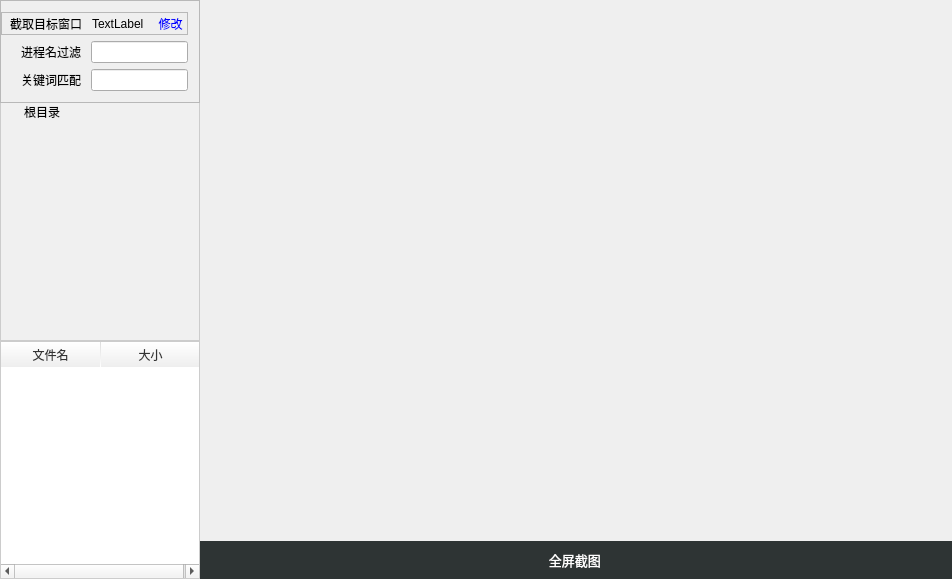
<?xml version="1.0" encoding="UTF-8"?>
<ui version="4.0">
 <class>CaptureDlg</class>
 <widget class="QWidget" name="CaptureDlg">
  <property name="geometry">
   <rect>
    <x>0</x>
    <y>0</y>
    <width>952</width>
    <height>579</height>
   </rect>
  </property>
  <property name="windowTitle">
   <string>CaptureDlg</string>
  </property>
  <layout class="QHBoxLayout" name="horizontalLayout">
   <property name="spacing">
    <number>0</number>
   </property>
   <property name="margin">
    <number>0</number>
   </property>
   <item>
    <widget class="QFrame" name="frame_63">
     <property name="maximumSize">
      <size>
       <width>200</width>
       <height>16777215</height>
      </size>
     </property>
     <layout class="QVBoxLayout" name="verticalLayout_2">
      <property name="spacing">
       <number>0</number>
      </property>
      <property name="margin">
       <number>0</number>
      </property>
      <item>
       <widget class="QFrame" name="frame_setting">
        <property name="sizePolicy">
         <sizepolicy hsizetype="Preferred" vsizetype="Maximum">
          <horstretch>0</horstretch>
          <verstretch>0</verstretch>
         </sizepolicy>
        </property>
        <property name="minimumSize">
         <size>
          <width>0</width>
          <height>40</height>
         </size>
        </property>
        <property name="maximumSize">
         <size>
          <width>200</width>
          <height>16777215</height>
         </size>
        </property>
        <property name="styleSheet">
         <string notr="true">QFrame
{
	font-family:&quot;Microsoft Yahei&quot;;
}

QFrame#frame
{
	background-color:white;
	border:0px solid #cccccc;
	border-right-width:1px;
}</string>
        </property>
        <property name="frameShape">
         <enum>QFrame::StyledPanel</enum>
        </property>
        <property name="frameShadow">
         <enum>QFrame::Raised</enum>
        </property>
        <layout class="QVBoxLayout" name="verticalLayout">
         <property name="leftMargin">
          <number>0</number>
         </property>
         <item>
          <widget class="QFrame" name="frame_2">
           <property name="frameShape">
            <enum>QFrame::StyledPanel</enum>
           </property>
           <property name="frameShadow">
            <enum>QFrame::Raised</enum>
           </property>
           <layout class="QHBoxLayout" name="horizontalLayout_4">
            <property name="spacing">
             <number>0</number>
            </property>
            <property name="margin">
             <number>0</number>
            </property>
            <item>
             <widget class="QLabel" name="label_3">
              <property name="minimumSize">
               <size>
                <width>80</width>
                <height>0</height>
               </size>
              </property>
              <property name="maximumSize">
               <size>
                <width>80</width>
                <height>16777215</height>
               </size>
              </property>
              <property name="text">
               <string>截取目标窗口</string>
              </property>
              <property name="alignment">
               <set>Qt::AlignRight|Qt::AlignTrailing|Qt::AlignVCenter</set>
              </property>
             </widget>
            </item>
            <item>
             <spacer name="horizontalSpacer_3">
              <property name="orientation">
               <enum>Qt::Horizontal</enum>
              </property>
              <property name="sizeType">
               <enum>QSizePolicy::Fixed</enum>
              </property>
              <property name="sizeHint" stdset="0">
               <size>
                <width>10</width>
                <height>20</height>
               </size>
              </property>
             </spacer>
            </item>
            <item>
             <widget class="QLabel" name="lbCaptureWindow">
              <property name="text">
               <string>TextLabel</string>
              </property>
             </widget>
            </item>
            <item>
             <widget class="QToolButton" name="btnModifyPolicy">
              <property name="styleSheet">
               <string notr="true">QToolButton
{
	border:none;
	font-family:&quot;Microsoft Yahei&quot;;
	color:rgb(0, 0, 255);
	background-color:transparent;
}

QToolButton:hover
{
	background-color:#d5d5d5;
}

QToolButton:pressed
{
	background-color:#bbbbbb;
}

QToolButton:disabled
{
	background-color:transparent;
}</string>
              </property>
              <property name="text">
               <string>修改</string>
              </property>
             </widget>
            </item>
           </layout>
          </widget>
         </item>
         <item>
          <widget class="QFrame" name="frm1">
           <layout class="QHBoxLayout" name="horizontalLayout_3">
            <property name="spacing">
             <number>0</number>
            </property>
            <property name="margin">
             <number>0</number>
            </property>
            <item>
             <widget class="QLabel" name="lbProcess">
              <property name="minimumSize">
               <size>
                <width>80</width>
                <height>0</height>
               </size>
              </property>
              <property name="maximumSize">
               <size>
                <width>80</width>
                <height>16777215</height>
               </size>
              </property>
              <property name="text">
               <string>进程名过滤</string>
              </property>
              <property name="alignment">
               <set>Qt::AlignRight|Qt::AlignTrailing|Qt::AlignVCenter</set>
              </property>
             </widget>
            </item>
            <item>
             <spacer name="horizontalSpacer">
              <property name="orientation">
               <enum>Qt::Horizontal</enum>
              </property>
              <property name="sizeType">
               <enum>QSizePolicy::Fixed</enum>
              </property>
              <property name="sizeHint" stdset="0">
               <size>
                <width>10</width>
                <height>20</height>
               </size>
              </property>
             </spacer>
            </item>
            <item>
             <widget class="QLineEdit" name="edtProcList">
              <property name="readOnly">
               <bool>true</bool>
              </property>
             </widget>
            </item>
           </layout>
          </widget>
         </item>
         <item>
          <widget class="QFrame" name="frm2">
           <layout class="QHBoxLayout" name="horizontalLayout_2">
            <property name="spacing">
             <number>0</number>
            </property>
            <property name="margin">
             <number>0</number>
            </property>
            <item>
             <widget class="QLabel" name="lbKeyword">
              <property name="minimumSize">
               <size>
                <width>80</width>
                <height>0</height>
               </size>
              </property>
              <property name="maximumSize">
               <size>
                <width>80</width>
                <height>16777215</height>
               </size>
              </property>
              <property name="text">
               <string>关键词匹配</string>
              </property>
              <property name="alignment">
               <set>Qt::AlignRight|Qt::AlignTrailing|Qt::AlignVCenter</set>
              </property>
             </widget>
            </item>
            <item>
             <spacer name="horizontalSpacer_2">
              <property name="orientation">
               <enum>Qt::Horizontal</enum>
              </property>
              <property name="sizeType">
               <enum>QSizePolicy::Fixed</enum>
              </property>
              <property name="sizeHint" stdset="0">
               <size>
                <width>10</width>
                <height>20</height>
               </size>
              </property>
             </spacer>
            </item>
            <item>
             <widget class="QLineEdit" name="edtKeyWord">
              <property name="readOnly">
               <bool>true</bool>
              </property>
             </widget>
            </item>
           </layout>
          </widget>
         </item>
        </layout>
       </widget>
      </item>
      <item>
       <widget class="QTreeWidget" name="trScreenshot">
        <property name="minimumSize">
         <size>
          <width>200</width>
          <height>0</height>
         </size>
        </property>
        <property name="maximumSize">
         <size>
          <width>200</width>
          <height>16777215</height>
         </size>
        </property>
        <property name="styleSheet">
         <string notr="true"> QWidget
 {
	border:0px solid #cccccc;
	border-right-width:1px;
	border-bottom-width:1px;
	border-left-width:1px;
	background-color:rgb(240,240,240);
 }</string>
        </property>
        <property name="frameShape">
         <enum>QFrame::NoFrame</enum>
        </property>
        <property name="alternatingRowColors">
         <bool>true</bool>
        </property>
        <property name="iconSize">
         <size>
          <width>24</width>
          <height>24</height>
         </size>
        </property>
        <property name="indentation">
         <number>20</number>
        </property>
        <property name="rootIsDecorated">
         <bool>true</bool>
        </property>
        <attribute name="headerVisible">
         <bool>false</bool>
        </attribute>
        <column>
         <property name="text">
          <string>1</string>
         </property>
        </column>
        <item>
         <property name="text">
          <string>根目录</string>
         </property>
        </item>
       </widget>
      </item>
      <item>
       <widget class="QTableWidget" name="tbScreenshot">
        <property name="minimumSize">
         <size>
          <width>200</width>
          <height>0</height>
         </size>
        </property>
        <property name="maximumSize">
         <size>
          <width>200</width>
          <height>16777215</height>
         </size>
        </property>
        <property name="styleSheet">
         <string notr="true">
QHeaderView::section {
	background-color:qlineargradient(spread:pad, x1:0, y1:0, x2:0, y2:1, stop:0 #ffffff, stop:1 #eeeeee);
	border:none;
	border-right: 1px solid qlineargradient(spread:pad, x1:0, y1:0, x2:0, y2:1, stop:0 #dddddd, stop:1 #ffffff);
	border-bottom: 0px solid #eeeeee;
	height:25px;
	color:#333333;
	font-family:&quot;微软雅黑&quot;;
	text-align:center left;
 }

QTableWidget QHeaderView::section:hover {
	background-color:qlineargradient(spread:pad, x1:0, y1:0, x2:0, y2:1, stop:0 #ddeeff, stop:1 #eef0ff);
 }

QTableWidget:item
{
	padding-left:10px;
}

QFrame#tbScreenshot{
	border:1px solid #cccccc;
}

 QHeaderView::down-arrow {
     image: none;
 }

 QHeaderView::up-arrow {
     image: none;
 } 
QScrollBar:vertical {
     border: 0px solid grey;
     background: transparent;
     width: 10px;
 }
 QScrollBar::handle:vertical {
     background: #cccccc;;
     min-height: 100px;
 }
 QScrollBar::handle:vertical:hover {
     background: #aaaaaa;
     min-height: 100px;
 }
 QScrollBar::add-line:vertical {
	border:none;
	background:transparent;
 }
 QScrollBar::sub-line:vertical {
	border:none;
	background:transparent;
 }</string>
        </property>
        <property name="editTriggers">
         <set>QAbstractItemView::NoEditTriggers</set>
        </property>
        <property name="selectionMode">
         <enum>QAbstractItemView::SingleSelection</enum>
        </property>
        <property name="selectionBehavior">
         <enum>QAbstractItemView::SelectRows</enum>
        </property>
        <property name="verticalScrollMode">
         <enum>QAbstractItemView::ScrollPerPixel</enum>
        </property>
        <property name="horizontalScrollMode">
         <enum>QAbstractItemView::ScrollPerPixel</enum>
        </property>
        <property name="showGrid">
         <bool>false</bool>
        </property>
        <attribute name="horizontalHeaderHighlightSections">
         <bool>false</bool>
        </attribute>
        <attribute name="horizontalHeaderMinimumSectionSize">
         <number>20</number>
        </attribute>
        <attribute name="horizontalHeaderStretchLastSection">
         <bool>true</bool>
        </attribute>
        <attribute name="verticalHeaderVisible">
         <bool>false</bool>
        </attribute>
        <attribute name="verticalHeaderDefaultSectionSize">
         <number>20</number>
        </attribute>
        <attribute name="verticalHeaderHighlightSections">
         <bool>false</bool>
        </attribute>
        <attribute name="verticalHeaderMinimumSectionSize">
         <number>20</number>
        </attribute>
        <column>
         <property name="text">
          <string>文件名</string>
         </property>
        </column>
        <column>
         <property name="text">
          <string>大小</string>
         </property>
        </column>
       </widget>
      </item>
     </layout>
    </widget>
   </item>
   <item>
    <layout class="QVBoxLayout" name="verticalLayout_147">
     <property name="spacing">
      <number>0</number>
     </property>
     <property name="bottomMargin">
      <number>0</number>
     </property>
     <item>
      <widget class="PicContainer" name="screenView" native="true">
       <property name="sizePolicy">
        <sizepolicy hsizetype="Expanding" vsizetype="Expanding">
         <horstretch>0</horstretch>
         <verstretch>0</verstretch>
        </sizepolicy>
       </property>
      </widget>
     </item>
     <item>
      <widget class="QFrame" name="frame123">
       <property name="styleSheet">
        <string notr="true">QFrame#frame123
{
	background-color:transparent;
}</string>
       </property>
       <layout class="QHBoxLayout" name="horizontalLayout_219">
        <property name="margin">
         <number>0</number>
        </property>
        <item>
         <widget class="QPushButton" name="btnCaptureScreen">
          <property name="sizePolicy">
           <sizepolicy hsizetype="Expanding" vsizetype="Fixed">
            <horstretch>0</horstretch>
            <verstretch>0</verstretch>
           </sizepolicy>
          </property>
          <property name="minimumSize">
           <size>
            <width>101</width>
            <height>38</height>
           </size>
          </property>
          <property name="styleSheet">
           <string notr="true">QPushButton
{
	font-family:&quot;Microsoft Yahei&quot;;
	font-size:13px;
	border:0px solid #aaaaaa;
	color:white;
	padding-left:5px;
	background-color:transparent;
	text-align:center;
	background-color:rgb(46,52,52);
}

QPushButton:hover
{
	background-color:rgb(128,188,255);
}

QPushButton:pressed
{
	background-color:rgb(128,188,255);
	margin:1px;
}</string>
          </property>
          <property name="text">
           <string>   全屏截图     </string>
          </property>
          <property name="icon">
           <iconset resource="maindlg.qrc">
            <normaloff>:/image/capture.png</normaloff>:/image/capture.png</iconset>
          </property>
          <property name="iconSize">
           <size>
            <width>24</width>
            <height>24</height>
           </size>
          </property>
         </widget>
        </item>
       </layout>
      </widget>
     </item>
    </layout>
   </item>
  </layout>
 </widget>
 <layoutdefault spacing="6" margin="11"/>
 <customwidgets>
  <customwidget>
   <class>PicContainer</class>
   <extends>QWidget</extends>
   <header location="global">piccontainer.h</header>
   <container>1</container>
  </customwidget>
 </customwidgets>
 <resources>
  <include location="maindlg.qrc"/>
 </resources>
 <connections/>
</ui>
